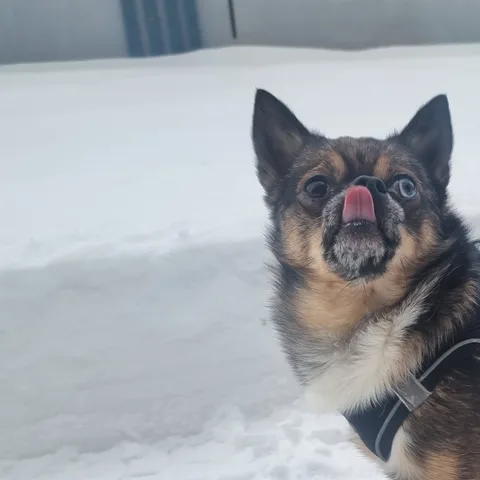
#> input picture frontend/src/rotspel/games/revir/album/17-snopromenad.webp, 480 x 480 px, found by its file name
$ python gor_bilder.py ../../revir/album/17-snopromenad.webp ../../revir/album/15-rodhalsduk.webp ../../revir/album/04-kandisen.webp
#> lines starting #> are read from the running program, lines starting #| are printed output that depends on the picture
#> pass 2 of the loop `for namn, sv in EMOJI:`:
#> pass 3 of the loop `for namn, sv in EMOJI:`:
#> the loop made 100 passes; the first 3 are shown
### frontend/src/rotspel/games/pixel/verktyg/pixla.py
"""Gör pixelkonst av PNG-bilder (emoji med alfa, eller foton).

python3 pixla.py <in.png> <storlek> <maxfärger> [foto]

Skriver JSON till stdout: {w, h, palette: [hex], rows: ["..0011.."]}
"""
import sys, json
import numpy as np
from PIL import Image

ALFABET = '0123456789abcdef'


def srgb_to_lab(rgb):
    c = rgb / 255.0
    c = np.where(c > 0.04045, ((c + 0.055) / 1.055) ** 2.4, c / 12.92)
    M = np.array([[0.4124, 0.3576, 0.1805], [0.2126, 0.7152, 0.0722], [0.0193, 0.1192, 0.9505]])
    xyz = c @ M.T
    xyz /= np.array([0.95047, 1.0, 1.08883])
    f = np.where(xyz > 0.008856, np.cbrt(xyz), 7.787 * xyz + 16 / 116)
    L = 116 * f[..., 1] - 16
    a = 500 * (f[..., 0] - f[..., 1])
    b = 200 * (f[..., 1] - f[..., 2])
    return np.stack([L, a, b], -1)


def kmeans(X, k, iters=40, seed=1):
    rng = np.random.default_rng(seed)
    # k-means++ start
    cent = [X[rng.integers(len(X))]]
    for _ in range(1, k):
        d = np.min(((X[:, None, :] - np.array(cent)[None]) ** 2).sum(-1), 1)
        if d.sum() == 0:
            break
        cent.append(X[rng.choice(len(X), p=d / d.sum())])
    cent = np.array(cent, dtype=float)
    for _ in range(iters):
        lab = np.argmin(((X[:, None, :] - cent[None]) ** 2).sum(-1), 1)
        ny = np.array([X[lab == i].mean(0) if np.any(lab == i) else cent[i] for i in range(len(cent))])
        if np.allclose(ny, cent):
            break
        cent = ny
    lab = np.argmin(((X[:, None, :] - cent[None]) ** 2).sum(-1), 1)
    return cent, lab


# [79 lines left out: function pixla, not called in this run]


# [6 lines that do not run on import are left out]

### frontend/src/rotspel/games/pixel/verktyg/gor_bilder.py
"""Pixelkanon — gör spelets bilder.

Emoji: Microsoft Fluent Emoji Flat (MIT), renderade till PNG med render.cjs.
Happy: foton ur revir/album, beskurna och förstärkta.

Varje bild kvantiseras och färgerna läggs på spelets fasta palett, så att
en röd gris alltid är samma röd och alla färger går att skilja åt.

python3 gor_bilder.py <png-mapp> <happy-mapp> <ut.json>
"""
import sys, os, json
import numpy as np
from PIL import Image, ImageOps, ImageEnhance
sys.path.insert(0, os.path.dirname(__file__))
from pixla import srgb_to_lab, kmeans

# Spelets palett. Ordningen är id:t i banorna (0-9, a-l).
PALETT = [
    ('vit', '#f5f3ee'), ('ljusgrå', '#c4c9d4'), ('grå', '#868c99'), ('svart', '#2c2c35'),
    ('röd', '#e53935'), ('mörkröd', '#9e1b32'), ('rosa', '#ff6fae'), ('ljusrosa', '#ffb8cf'),
    ('orange', '#ff8a1f'), ('gul', '#ffd43b'), ('beige', '#f0c891'), ('brun', '#a0612f'),
    ('mörkbrun', '#5d3a22'), ('lime', '#a4d936'), ('grön', '#2fb55a'), ('mörkgrön', '#1f7a48'),
    ('turkos', '#22c3b5'), ('ljusblå', '#74d0f7'), ('blå', '#2f6fe0'), ('mörkblå', '#283a8f'),
    ('lila', '#8e5ad8'), ('ljuslila', '#cdb1f2'),
]
TECKEN = '0123456789abcdefghijkl'
PAL_RGB = np.array([[int(h[i:i + 2], 16) for i in (1, 3, 5)] for _, h in PALETT], float)
PAL_LAB = srgb_to_lab(PAL_RGB)

# (emoji-namn, svenskt namn). Ordningen här är ordningen i spelet.
EMOJI = [
    ('cherries', 'Körsbär'), ('red-apple', 'Äpple'), ('cat-face', 'Katt'), ('red-heart', 'Hjärta'),
    ('mushroom', 'Flugsvamp'), ('strawberry', 'Jordgubbe'), ('frog', 'Groda'), ('watermelon', 'Vattenmelon'),
    ('hatching-chick', 'Kyckling'), ('star', 'Stjärna'), ('lady-beetle', 'Nyckelpiga'), ('soft-ice-cream', 'Mjukglass'),
    ('fox', 'Räv'), ('cactus', 'Kaktus'), ('doughnut', 'Munk'), ('rainbow', 'Regnbåge'),
    ('panda', 'Panda'), ('rocket', 'Raket'), ('cupcake', 'Muffin'), ('tulip', 'Tulpan'),
    ('penguin', 'Pingvin'), ('pizza', 'Pizza'), ('octopus', 'Bläckfisk'), ('sunflower', 'Solros'),
    ('rabbit-face', 'Kanin'), ('hamburger', 'Hamburgare'), ('spouting-whale', 'Val'), ('crown', 'Krona'),
    ('owl', 'Uggla'), ('avocado', 'Avokado'), ('house', 'Hus'), ('butterfly', 'Fjäril'),
    ('lion', 'Lejon'), ('sushi', 'Sushi'), ('snowman', 'Snögubbe'), ('tropical-fish', 'Tropisk fisk'),
    ('honeybee', 'Bi'), ('lollipop', 'Klubba'), ('parrot', 'Papegoja'), ('teapot', 'Tekanna'),
    ('dog-face', 'Hund'), ('christmas-tree', 'Julgran'), ('crab', 'Krabba'), ('robot', 'Robot'),
    ('kiwi-fruit', 'Kiwi'), ('turtle', 'Sköldpadda'), ('alien', 'Rymdvarelse'), ('cherry-blossom', 'Körsbärsblom'),
    ('tiger-face', 'Tiger'), ('popcorn', 'Popcorn'), ('dolphin', 'Delfin'), ('trophy', 'Pokal'),
    ('koala', 'Koala'), ('eggplant', 'Aubergine'), ('ghost', 'Spöke'), ('sailboat', 'Segelbåt'),
    ('monkey-face', 'Apa'), ('taco', 'Taco'), ('unicorn', 'Enhörning'), ('alarm-clock', 'Väckarklocka'),
    ('peacock', 'Påfågel'), ('shortcake', 'Tårtbit'), ('snail', 'Snigel'), ('ringed-planet', 'Saturnus'),
    ('flamingo', 'Flamingo'), ('jack-o-lantern', 'Pumpalykta'), ('bear', 'Björn'), ('guitar', 'Gitarr'),
    ('t-rex', 'T-rex'), ('hibiscus', 'Hibiskus'), ('hot-beverage', 'Kaffe'), ('sloth', 'Sengångare'),
    ('soccer-ball', 'Fotboll'), ('pineapple', 'Ananas'), ('helicopter', 'Helikopter'), ('teddy-bear', 'Nalle'),
    ('tram', 'Spårvagn'), ('crystal-ball', 'Kristallkula'), ('dragon-face', 'Drake'), ('pancakes', 'Pannkakor'),
    ('hedgehog', 'Igelkott'), ('bubble-tea', 'Bubbelte'), ('basketball', 'Basket'), ('gem-stone', 'Ädelsten'),
    ('elephant', 'Elefant'), ('candy', 'Godis'), ('chicken', 'Höna'), ('sun-with-face', 'Sol'),
    ('kite', 'Drake (flyg)'), ('volcano', 'Vulkan'), ('ferris-wheel', 'Pariserhjul'), ('video-game', 'Handkontroll'),
    ('otter', 'Utter'), ('birthday-cake', 'Tårta'), ('seal', 'Säl'), ('lemon', 'Citron'),
    ('potted-plant', 'Krukväxt'), ('hamster', 'Hamster'), ('umbrella', 'Paraply'), ('fire', 'Eld'),
]

# Happy: (fil, beskärning i 480-pixlarnas koordinater)
HAPPY = [
    ('17-snopromenad', (190, 70, 470, 350)),
    ('15-rodhalsduk', (50, 10, 430, 390)),
    ('04-kandisen', (110, 20, 470, 380)),
    ('23-angsvandring', (90, 100, 390, 400)),
]


def till_palett(rgb, mask, maxk, minandel=0.03):
    """Kvantisera pixlarna i mask och lägg dem på paletten. Returnerar n×n med palett-id eller -1."""
    n_h, n_w = mask.shape
    X = srgb_to_lab(rgb[mask])
    cent, lab = kmeans(X, min(maxk + 3, len(X)))
    # varje kluster -> närmaste palettfärg
    snap = [int(np.argmin(((PAL_LAB - c) ** 2).sum(-1))) for c in cent]
    full = np.full(mask.shape, -1)
    full[mask] = np.array([snap[l] for l in lab])
    # för många färger eller väldigt små: flytta de minsta till närmaste kvarvarande
    while True:
        ids, counts = np.unique(full[full >= 0], return_counts=True)
        tot = counts.sum()
        if len(ids) <= 1:
            break
        i_min = int(np.argmin(counts))
        if len(ids) > maxk or counts[i_min] < max(3, minandel * tot):
            liten = ids[i_min]
            andra = [int(i) for i in ids if i != liten]
            ys, xs = np.where(full == liten)
            for y, x in zip(ys, xs):
                px = srgb_to_lab(rgb[y, x][None])[0]
                full[y, x] = min(andra, key=lambda o: ((PAL_LAB[o] - px) ** 2).sum())
            continue
        break
    return full


def emoji_bild(path, n, maxk):
    im = Image.open(path).convert('RGBA')
    im = im.crop(im.getbbox())
    w0, h0 = im.size
    s = max(w0, h0)
    ny = Image.new('RGBA', (s, s), (0, 0, 0, 0))
    ny.paste(im, ((s - w0) // 2, (s - h0) // 2))
    im = ny.resize((n * 8, n * 8), Image.LANCZOS)
    arr = np.asarray(im).astype(float)
    a = arr[..., 3:4] / 255.0
    pre = (arr[..., :3] * a).reshape(n, 8, n, 8, 3).mean((1, 3))
    al = a.reshape(n, 8, n, 8, 1).mean((1, 3))
    rgb = np.where(al > 0, pre / np.maximum(al, 1e-6), 0)
    mask = al[..., 0] > 0.5
    return till_palett(rgb, mask, maxk)


def foto_bild(path, crop, n, maxk):
#> called with crop = (190, 70, 470, 350), n = 24, maxk = 6
    im = Image.open(path).convert('RGB').crop(crop)
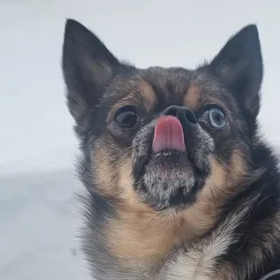
#> im: PIL image 280x280 RGB; mean R, G, B 142.6, 143.6, 148
    im = ImageOps.autocontrast(im, cutoff=2)
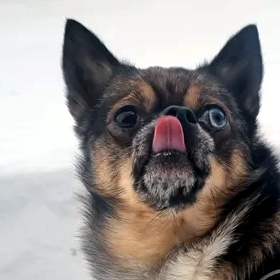
#> im: PIL image 280x280 RGB; mean R, G, B 148.7, 143.5, 141.9
    im = ImageEnhance.Color(im).enhance(1.35)
    im = ImageEnhance.Contrast(im).enhance(1.15)
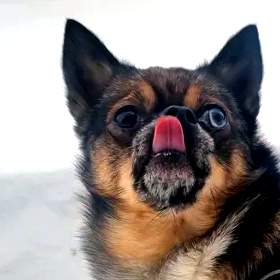
#> im: PIL image 280x280 RGB; mean R, G, B 149, 140.7, 138.2
    rgb = np.asarray(im.resize((n, n), Image.LANCZOS)).astype(float)
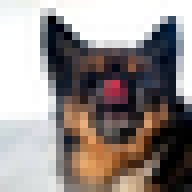
#> rgb: shape (24, 24, 3) float64 (shown 8 times larger); mean R, G, B 148.5, 140.1, 137.6
    return till_palett(rgb, np.ones((n, n), bool), maxk, minandel=0.02)
#> in srgb_to_lab (call 2), `c = rgb / 255.0`: c = 576 rows, first 8: [0.937, 0.949, 0.953], [0.945, 0.949, 0.957], [0.937, 0.953, 0.933], [0.937, 0.953, 0.933], [0.957, 0.961, 0.941], [0.996, 0.988, 0.98], [1, 1, 1], [0.973, 0.969, 0.957]
#> in srgb_to_lab (call 2), `c = np.where(c > 0.04045, ((c + 0.055) / 1.055) ** 2.4, c / 12.92)`: c = 576 rows, first 8: [0.863, 0.888, 0.896], [0.88, 0.888, 0.905], [0.863, 0.896, 0.855], [0.863, 0.896, 0.855], [0.905, 0.913, 0.871], [0.991, 0.973, 0.956], [1, 1, 1], [0.939, 0.93, 0.905]
#> in srgb_to_lab (call 2), `xyz = c @ M.T`: xyz = 576 rows, first 8: [0.835, 0.883, 0.974], [0.844, 0.887, 0.983], [0.831, 0.886, 0.936], [0.831, 0.886, 0.936], [0.857, 0.908, 0.955], [0.929, 0.976, 1.04], [0.951, 1, 1.09], [0.883, 0.93, 0.989]
#> in srgb_to_lab (call 2), `xyz /= np.array([0.95047, 1.0, 1.08883])`: xyz = 576 rows, first 8: [0.879, 0.883, 0.895], [0.888, 0.887, 0.903], [0.874, 0.886, 0.86], [0.874, 0.886, 0.86], [0.902, 0.908, 0.877], [0.978, 0.976, 0.959], [1, 1, 1], [0.929, 0.93, 0.908]
#> in srgb_to_lab (call 2), `f = np.where(xyz > 0.008856, np.cbrt(xyz), 7.787 * xyz + 16 / 116)`: f = 576 rows, first 8: [0.958, 0.959, 0.964], [0.961, 0.961, 0.966], [0.956, 0.961, 0.951], [0.956, 0.961, 0.951], [0.966, 0.968, 0.957], [0.993, 0.992, 0.986], [1, 1, 1], [0.976, 0.976, 0.968]
#> in till_palett, `X = srgb_to_lab(rgb[mask])`: X = 576 rows, first 8: [95.3, -0.811, -0.84], [95.47, 0.0291, -1.09], [95.42, -2.21, 1.93], [95.42, -2.21, 1.93], [96.34, -1.2, 2.27], [99.06, 0.319, 1.18], [100, 0.00526, -0.0104], [97.23, -0.187, 1.54]
#> in kmeans, `cent = [X[rng.integers(len(X))]]`: cent = [[16.74, 1.51, -6.14]]
#> after the loop in kmeans, `for _ in range(1, k):`: cent = [[16.74, 1.51, -6.14], [43.61, 6.34, 8.67], [100, 0.00526, -0.0104], [2.03, 0.368, 1.41], [40.28, 0.377, -4.39], [28.68, 7.84, 8.43], [66.38, 16.36, 38.78], [84.05, 1.05, -0.755], [60.06, 17.56, 31.5]]
#> in kmeans, `lab = np.argmin(((X[:, None, :] - cent[None]) ** 2).sum(-1), 1)`: lab = 576 values, max 8 at index 180, min 0 at index 92, mean 3.6
#> in till_palett, `cent, lab = kmeans(X, min(maxk + 3, len(X)))`: cent = [[12.13, 2.06, -10.11], [43.48, 8.54, 14.55], [99.33, -0.138, 0.0333], [4.11, 1.76, -0.596], [53.51, 0.694, -1.27], [27.06, 6.28, 1.42], [62.99, 15.73, 33.03], [85.76, -0.626, -1.46], [40.23, 23.32, 25.64]]
#> in till_palett, `snap = [int(np.argmin(((PAL_LAB - c) ** 2).sum(-1))) for c in cent]`: snap = [3, 12, 0, 3, 2, 3, 11, 1, 11]
#> in till_palett, `full[mask] = np.array([snap[l] for l in lab])`:
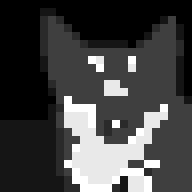
#> full: shape (24, 24) int64 (shown 8 times larger); min 0, max 12, mean 3.17; drawn with min black and max white
#> the loop in till_palett, `while True:` made 1 pass
#> (ids, counts, tot, i_min) on pass 1: ([0, 1, 2, 3, 11, 12], [160, 89, 29, 204, 63, 31], 576, 2)


def rader(full):
    rows = [''.join(TECKEN[v] if v >= 0 else '.' for v in r) for r in full]
    while rows and set(rows[0]) == {'.'}:
        rows.pop(0)
#> this loop made 0 passes
#> after the loop, rows = 24 items, first 6: '000000000000000000000000', '000001100000000000000000', '000002320000000000001300', '000002332000000000023310', '000002333200000000133310', '000002333321111102333320'
    while rows and set(rows[-1]) == {'.'}:
        rows.pop()
    while rows and all(r[0] == '.' for r in rows):
        rows = [r[1:] for r in rows]
    while rows and all(r[-1] == '.' for r in rows):
        rows = [r[:-1] for r in rows]
    return rows


if __name__ == '__main__':
    png, happydir, ut = sys.argv[1], sys.argv[2], sys.argv[3]
    STORLEKAR = [16, 20, 24]
    bilder = []
    for namn, sv in EMOJI:
        p = os.path.join(png, namn + '.png')
        if not os.path.exists(p):
            print('saknas', namn, file=sys.stderr)
            continue
        storlekar = {}
        for n in STORLEKAR:
            storlekar[str(n)] = rader(emoji_bild(p, n, 6))
        bilder.append({'id': namn, 'namn': sv, 'storlekar': storlekar})
    happy = []
    for fil, crop in HAPPY:
        p = os.path.join(happydir, fil + '.webp')
        happy.append({'id': 'happy-' + fil[3:], 'fil': fil + '.webp', 'rader': rader(foto_bild(p, crop, 24, 6))})
#> pass 2 of the loop `for fil, crop in HAPPY:`:
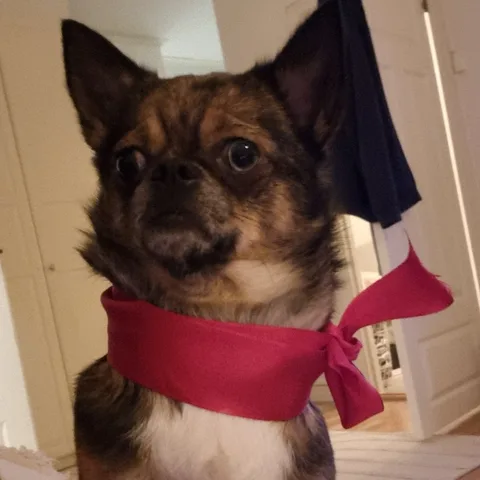
#> input picture frontend/src/rotspel/games/revir/album/15-rodhalsduk.webp, 480 x 480 px, found by its file name
#> in foto_bild (call 2), `rgb = np.asarray(im.resize((n, n), Image.LANCZOS)).astype(float)`:
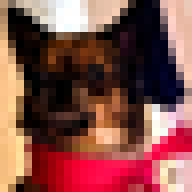
#> rgb: shape (24, 24, 3) float64 (shown 8 times larger); mean R, G, B 131.5, 77.6, 72
#> in srgb_to_lab (call 3), `c = rgb / 255.0`: c = 576 rows, first 8: [0.745, 0.604, 0.471], [0.498, 0.427, 0.369], [0.765, 0.694, 0.616], [0.855, 0.784, 0.706], [0.812, 0.761, 0.698], [0.851, 0.82, 0.784], [0.89, 0.886, 0.89], [0.929, 0.953, 0.976]
#> in srgb_to_lab (call 3), `c = np.where(c > 0.04045, ((c + 0.055) / 1.055) ** 2.4, c / 12.92)`: c = 576 rows, first 8: [0.515, 0.323, 0.188], [0.212, 0.153, 0.112], [0.546, 0.44, 0.337], [0.701, 0.578, 0.456], [0.624, 0.539, 0.445], [0.694, 0.638, 0.578], [0.768, 0.761, 0.768], [0.847, 0.896, 0.947]
#> in srgb_to_lab (call 3), `xyz = c @ M.T`: xyz = 576 rows, first 8: [0.362, 0.354, 0.227], [0.162, 0.163, 0.129], [0.443, 0.455, 0.383], [0.578, 0.595, 0.516], [0.531, 0.551, 0.5], [0.618, 0.645, 0.638], [0.727, 0.763, 0.836], [0.841, 0.889, 1.02]
#> in srgb_to_lab (call 3), `xyz /= np.array([0.95047, 1.0, 1.08883])`: xyz = 576 rows, first 8: [0.381, 0.354, 0.208], [0.171, 0.163, 0.118], [0.466, 0.455, 0.352], [0.608, 0.595, 0.474], [0.558, 0.551, 0.459], [0.651, 0.645, 0.586], [0.765, 0.763, 0.767], [0.885, 0.889, 0.94]
#> f = 576 rows, first 8: [0.725, 0.708, 0.593], [0.555, 0.546, 0.491], [0.775, 0.769, 0.706], [0.847, 0.841, 0.78], [0.823, 0.82, 0.771], [0.867, 0.864, 0.837], [0.915, 0.914, 0.916], [0.96, 0.962, 0.98]
#> X = 576 rows, first 8: [66.07, 8.62, 22.91], [47.31, 4.57, 11], [73.21, 3.19, 12.57], [81.57, 3.06, 12.28], [79.08, 1.88, 9.68], [84.24, 1.2, 5.43], [89.98, 0.52, -0.378], [95.56, -0.884, -3.58]
#> in till_palett (call 2), `cent, lab = kmeans(X, min(maxk + 3, len(X)))`: cent = [[2.42, 3.61, -2.21], [50.49, 76.53, 36.95], [85.45, 8.5, 9.42], [35.87, 56.58, 36.37], [82.71, 10.97, 35.32], [26.93, 24.23, 26.23], [60.95, 49.17, 10.79], [53.93, 17.38, 26.42], [16.29, 12.49, 10.56]]; lab = 576 values, max 8 at index 16, min 0 at index 17, mean 3.17
#> snap = [3, 4, 0, 5, 10, 12, 6, 11, 12]
#> the loop in till_palett (call 2), `while True:` made 3 passes
#> (ids, counts, i_min, liten, andra, ys, xs) on pass 1: ([0, 3, 4, 5, 6, 10, 11, 12], [98, 161, 48, 28, 11, 53, 56, 121], 4, 6, [0, 3, 4, 5, 10, 11, 12], [15, 15, 16, 17, 19, 19, 19, 20, 21, 22, 23], [22, 23, 21, 20, 21, 22, 23, 19, 19, 19, 17])
#> after the loop in till_palett (call 2), `while True:`:
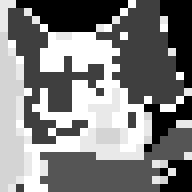
#> full: shape (24, 24) int64 (shown 8 times larger); min 0, max 12, mean 6.05; drawn with min black and max white
#> pass 3 of the loop `for fil, crop in HAPPY:`:
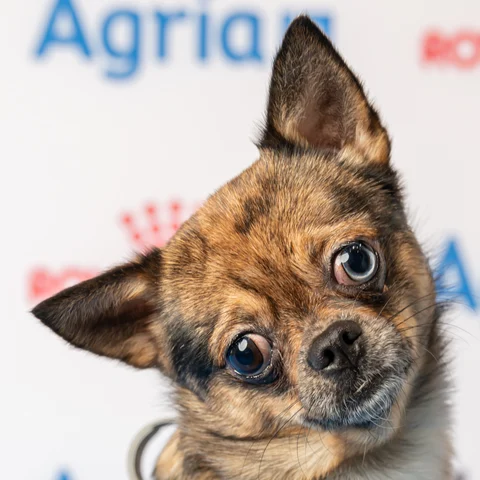
#> input picture frontend/src/rotspel/games/revir/album/04-kandisen.webp, 480 x 480 px, found by its file name
#> in foto_bild (call 3), `im = ImageEnhance.Color(im).enhance(1.35)`:
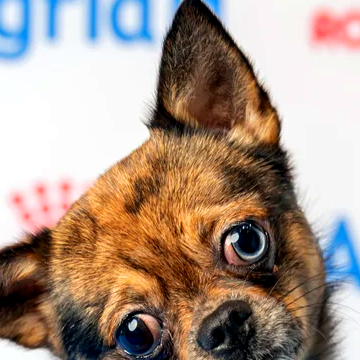
#> im: PIL image 360x360 RGB; mean R, G, B 169.5, 149.2, 136
#> X = 576 rows, first 8: [93.27, -2.59, -10.21], [77.18, -6.08, -34.58], [84.56, -5.3, -23.07], [71.65, -4.7, -42.74], [92.56, -2.5, -11.29], [87.98, -4.94, -18.33], [73.77, -3.99, -39.39], [74.28, -5.55, -36.96]
#> in till_palett (call 3), `cent, lab = kmeans(X, min(maxk + 3, len(X)))`: cent = [[61.58, 26.96, 54.57], [9.14, 3.22, 1.98], [98.78, -0.0806, -0.947], [23.82, 14.51, 20.17], [74, -3.96, -35.18], [82.04, 9.87, 4.65], [62.04, 18.7, 35.85], [39.06, 22.92, 36.82], [42.67, 5.48, 10.23]]; lab = 576 values, max 8 at index 35, min 0 at index 209, mean 3.29
#> snap = [8, 3, 0, 12, 17, 1, 11, 11, 12]
#> the loop in till_palett (call 3), `while True:` made 2 passes
#> (ids, counts, tot, i_min, liten, andra) on pass 1: ([0, 1, 3, 8, 11, 12, 17], [181, 34, 79, 55, 102, 91, 34], 576, 1, 1, [0, 3, 8, 11, 12, 17])
#> after the loop in till_palett (call 3), `while True:`:
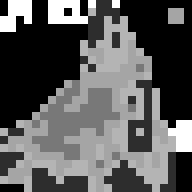
#> full: shape (24, 24) int64 (shown 8 times larger); min 0, max 17, mean 6.04; drawn with min black and max white
#> the loop made 4 passes; the first 3 are shown
    with open(ut, 'w') as f:
        f.write('// Pixelkanon — bilderna. Genererad av verktyg/gor_bilder.py, ändra inte för hand.\n')
        f.write('// Emoji: Microsoft Fluent Emoji Flat (MIT-licens), https://github.com/microsoft/fluentui-emoji\n')
        f.write('// Happy: foton ur revir/album, pixlade.\n')
        f.write('// En bild = rader med ett tecken per kub: palettens index (0-9, a-l) eller . för tomt.\n\n')
        f.write('export const PALETT = ' + json.dumps([{'namn': n, 'hex': h} for n, h in PALETT], ensure_ascii=False) + '\n\n')
        f.write('export const BILDER = [\n')
        for b in bilder:
            f.write('  ' + json.dumps(b, ensure_ascii=False, separators=(',', ':')) + ',\n')
        f.write(']\n\nexport const HAPPY = [\n')
        for h in happy:
            f.write('  ' + json.dumps(h, ensure_ascii=False, separators=(',', ':')) + ',\n')
        f.write(']\n')
    print(len(bilder), 'bilder', len(happy), 'happy', os.path.getsize(ut), 'byte')
